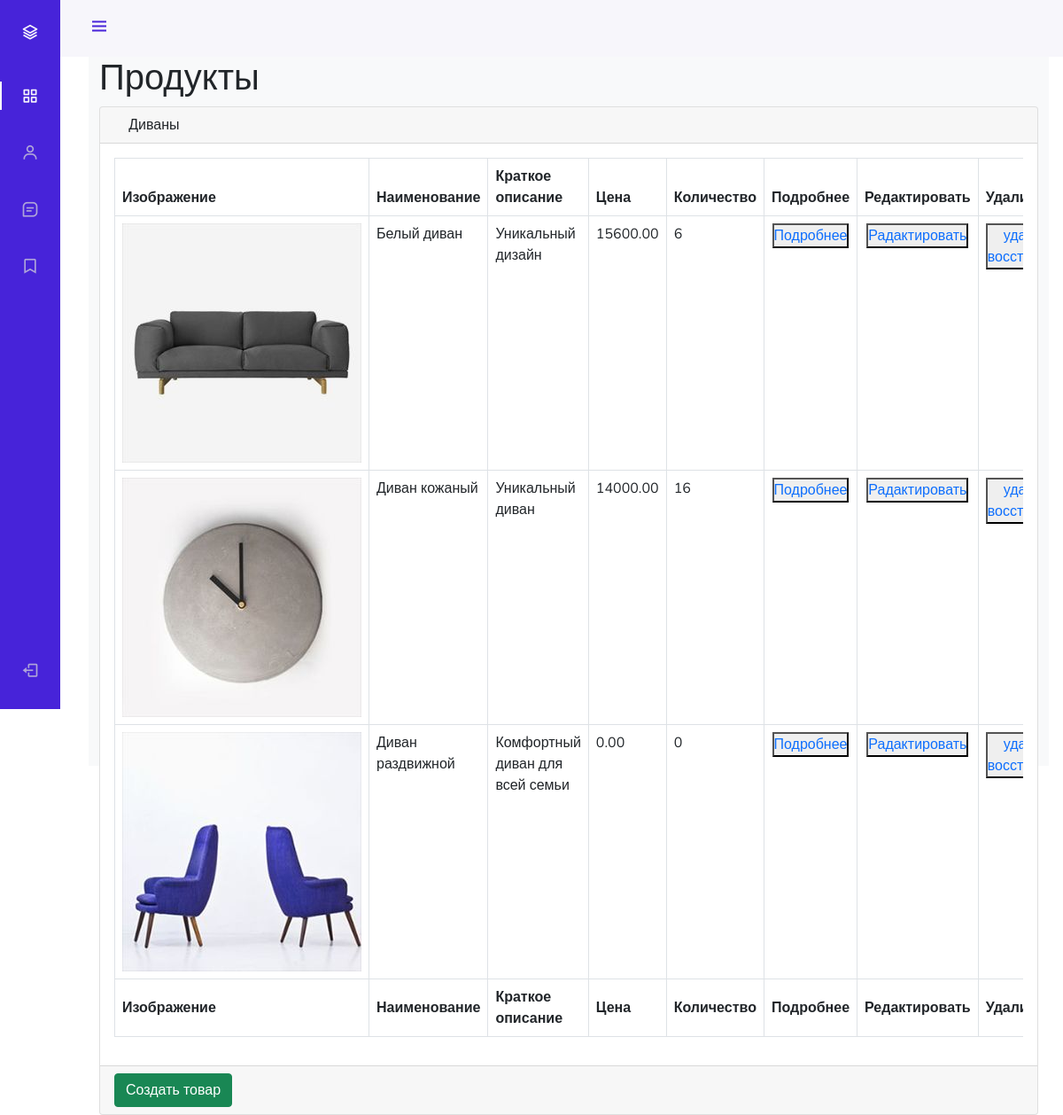
The page /admin_staff/products/read/category/2/ on the database its author committed.
### mainapp/models.py (models this page shows, shortened)
class ProductCategory(models.Model):
    name = models.CharField(
        verbose_name='имя',
        max_length=64,
        unique=True,
    )
    description = models.TextField(
        verbose_name='описание',
        blank=True,
    )
    created = models.DateTimeField(auto_now_add=True)
    updated = models.DateTimeField(auto_now=True)
    class Meta:
        verbose_name = 'категория'
        verbose_name_plural = 'категории'

class Product(models.Model):
    category = models.ForeignKey(
        ProductCategory,
        on_delete=models.CASCADE,
        verbose_name='категория',
    )
    name = models.CharField(
        verbose_name='название продукта',
        max_length=128,
    )
    short_desc = models.CharField(
        max_length=256,
        blank=True,
        verbose_name='краткое описание',
    )
    image = models.ImageField(
        upload_to='products_images',
        blank=True,
    )
    description = models.TextField(
        verbose_name='описание',
        blank=True,
    )
    price = models.DecimalField(
        verbose_name='цена',
        max_digits=8,
        decimal_places=2,
        default=0,
    )
    quantity = models.PositiveIntegerField(
        verbose_name='количество на складе',
        default=0,
    )
    is_active = models.BooleanField(default=True)
    class Meta:
        verbose_name = 'товар'
        verbose_name_plural = 'товары'

### adminapp/views.py (the view)
# urls.py: path('products/read/category/<int:pk>/', products, name='products'),
def products(request, pk):
    title = 'админка/продукт'
    category = get_object_or_404(ProductCategory, pk=pk)
    products_list = Product.objects.filter(category__pk=pk).order_by('name')
    context = {
        'title': title,
        'category': category,
        'objects': products_list,
    }
    return render(request, 'adminapp/products.html', context)

### mainapp/context_processors.py (called while the page is built)
def basket(request):
    print('Привет, это контекстный процессор')
    basket = []
    if request.user.is_authenticated:
        basket = Basket.objects.filter(user=request.user)
    return {
        'basket': basket,
    }

### adminapp/templates/adminapp/products.html (shortened to what this page needs)
{% extends 'adminapp/base.html' %}
{% load static %}
{% block content %}
<main>
    <div class="container-fluid">
        <h1 class="mt-4">Продукты</h1>
        <div class="card mb-4">
            <div class="card-header">
                <i class="fas fa-table mr-1"></i>
                {{ category.name|title }}
            </div>
            <div class="card-body">
                <div class="table-responsive">
                    <table class="table table-bordered" id="dataTable" width="100%" cellspacing="0">
                        <thead>
                        <tr>
                            <th>Изображение</th>
                            <th>Наименование</th>
                            <th>Краткое описание</th>
                            <th>Цена</th>
                            <th>Количество</th>
                            <th>Подробнее</th>
                            <th>Редактировать</th>
                            <th>Удалить</th>
                        </tr>
                        </thead>
                        <tfoot>
                        <tr>
                            <th>Изображение</th>
                            <th>Наименование</th>
                            <th>Краткое описание</th>
                            <th>Цена</th>
                            <th>Количество</th>
                            <th>Подробнее</th>
                            <th>Редактировать</th>
                            <th>Удалить</th>
                        </tr>
                        </tfoot>
                        <tbody>
                        {% for product in objects %}
                            <tr style="{% if not product.is_active %}opacity: .5;{% endif %}">
                                <td><img src="/media/{{ product.image }}"></td>
                                <td>{{ product.name }}</td>
                                <td>{{ product.short_desc }}</td>
                                <td>{{ product.price }}</td>
                                <td>{{ product.quantity }}</td>
                                <td class="text-center">
                                    <button>
                                        <a href={% url 'admin_staff:product_read' product.pk %}>
                                            Подробнее
                                    </button>
                                </td>
                                <td class="text-center">
                                    <button class="{% if not product.is_active %} invisible {% endif %}">
                                        <a href={% url 'admin_staff:product_update' product.pk %}>
                                            Радактировать
                                    </button>
                                </td>
                                <td class="text-center">
                                    <button>
                                        <a href={% url 'admin_staff:product_delete' product.pk %}>
                                            удалить/восстановить
                                    </button>
                                </td>
                            </tr>
                        {% endfor %}
                        </tbody>
                    </table>
                </div>
            </div>
            <div class="card-footer">
                <a href="{% url 'adminapp:product_create' category.pk %}">
                    <button class="btn btn-success">Создать товар</button>
                </a>
            </div>
        </div>
    </div>
</main>
{% endblock %}

### geekshop/static/geekshop/style.css (style rules this page uses)
* { margin: 0; padding: 0; }
body { font-family: 'Montserrat', sans-serif; }
html, body { height: 100%; }
table { width: 100%; }
td:first-child { width: 235px; }

### adminapp/static/adminapp/css/style.css (style rules this page uses)
:root { --header-height: 3rem; --nav-width: 68px; --first-color: #4723D9; --first-color-light: #AFA5D9; --white-color: #F7F6FB; --body-font: 'Nunito', sans-serif; --normal-font-size: 1rem; --z-fixed: 100 }
body { position: relative; margin: var(--header-height) 0 0 0; padding: 0 1rem; font-family: var(--body-font); font-size: var(--normal-font-size); transition: .5s }
a { text-decoration: none }
@media screen and (min-width: 768px) { body { margin: calc(var(--header-height) + 1rem) 0 0 0; padding-left: calc(var(--nav-width) + 2rem) } }

### rows shown on the page
ProductCategory: name "Диваны"
Product: image (picture), name "Белый диван", short_desc "Уникальный дизайн", price "15600.00", quantity "6"
Product: image (picture), name "Диван кожаный", short_desc "Уникальный диван", price "14000.00", quantity "16"
Product: image (picture), name "Диван раздвижной", short_desc "Комфортный диван для всей семьи", price "0.00", quantity "0"
